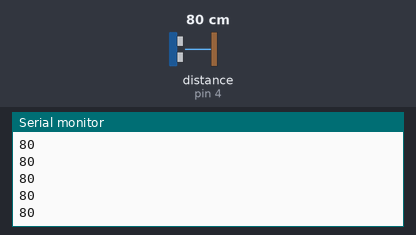
Recording of a sketch running on a simulated Arduino Uno, built with avr-gcc and run on an emulated ATmega328P. On the bench: the last lines printed to the serial monitor. Wiring (inferred from the names in the program): ultrasonic range finder: trigger pin 3; echo pin 4. The test bench sets the inputs (shaded band); at power-on: distance to the obstacle (sensor on pin 4) 80 cm. The echo pulse lasts 58.3 µs per cm.

Above: at 1.2 s.
1.3 s: distance to the obstacle (sensor on pin 4) set to 2 cm
At 1.37 s:
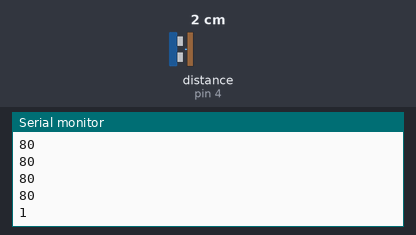
2.8 s: distance to the obstacle (sensor on pin 4) set to 4 cm
At 2.89 s:
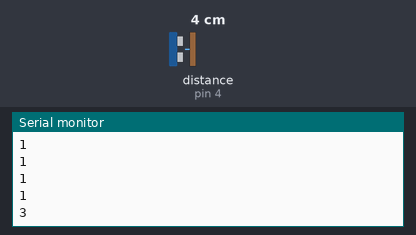
Timing chart, 0 to 5.8 s (numbered marks = the images above; inputs shaded):
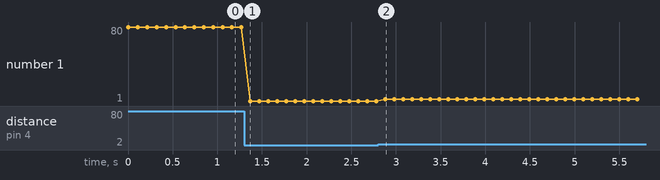

Measured:
- after the input at 1.3 s, the serial monitor: prints a new line after 0.07 s (image 1)
- after the input at 2.8 s, the serial monitor: prints a new line after 0.08 s (image 2)
- plotted number 1: 80 → 1 after the input at 1.3 s, 1 → 3 after the input at 2.8 s

The sketch:

ultra_sonic.ino
```cpp
int trig = 3;
int echo = 4;
void setup() {
  Serial.begin(9600);
  pinMode(trig,OUTPUT);
}
int get_dist()
{
  digitalWrite(trig, LOW);
  digitalWrite(trig, HIGH);
  delayMicroseconds(2);
  digitalWrite(trig, LOW);
  return pulseIn(echo, HIGH, 30000) / 58;
}
void loop() {
  // put your main code here, to run repeatedly:
  Serial.println(get_dist());
  delay(100);
}
```
